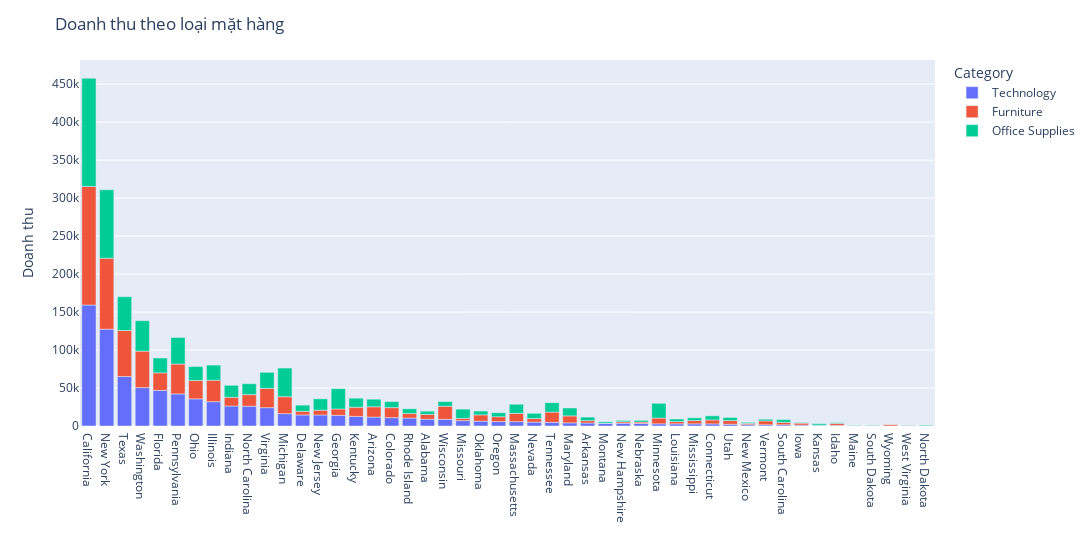

This figure's notebook cell:
### Code cell
state_cate_sales = df.groupby(['State','Category'])['Sales'].sum().reset_index()
state_cate_sales = state_cate_sales.sort_values(by=['Sales'],ascending=False)
fig_state_cate = px.bar(state_cate_sales,x = 'State',y = ['Sales'],color='Category')
fig_state_cate.update_layout(
    title = 'Doanh thu theo loại mặt hàng',
    yaxis_title = 'Doanh thu',
    xaxis_title = '',
    width = 5000
)
fig_state_cate.show()

### Figure 1 — Plotly figure (JSON) as saved in the notebook; plotly's stock layout.template omitted (floating-point values rounded to 4 significant figures)
{"data": [{"alignmentgroup": "True", "hovertemplate": "Category=Technology<br>State=%{x}<br>value=%{y}<extra></extra>", "legendgroup": "Technology", "marker": {"color": "#636efa", "pattern": {"shape": ""}}, "name": "Technology", "offsetgroup": "Technology", "orientation": "v", "showlegend": true, "textposition": "auto", "type": "bar", "x": ["California", "New York", "Texas", "Washington", "Florida", "Pennsylvania", "Ohio", "Illinois", "Indiana", "North Carolina", "Virginia", "Michigan", "Delaware", "New Jersey", "Georgia", "Kentucky", "Arizona", "Colorado", "Rhode Island", "Alabama", "Wisconsin", "Missouri", "Oklahoma", "Oregon", "Massachusetts", "Nevada", "Tennessee", "Maryland", "Arkansas", "Montana", "New Hampshire", "Nebraska", "Minnesota", "Louisiana", "Mississippi", "Connecticut", "Utah", "New Mexico", "Vermont", "South Carolina", "Iowa", "Kansas", "Idaho", "Maine", "South Dakota"], "xaxis": "x", "y": [159300.0, 127500.0, 65100.0, 50540.0, 46970.0, 42220.0, 35680.0, 31980.0, 26320.0, 26080.0, 24150.0, 16220.0, 14560.0, 14500.0, 14060.0, 12570.0, 11750.0, 10970.0, 10470.0, 8969.0, 8798.0, 7087.0, 6368.0, 5822.0, 5727.0, 5137.0, 4807.0, 4166.0, 3925.0, 3663.0, 3637.0, 3286.0, 2845.0, 2831.0, 2822.0, 2791.0, 2310.0, 1698.0, 1600.0, 1592.0, 1154.0, 849.0, 837.5, 761.2, 392.9], "yaxis": "y"}, {"alignmentgroup": "True", "hovertemplate": "Category=Furniture<br>State=%{x}<br>value=%{y}<extra></extra>", "legendgroup": "Furniture", "marker": {"color": "#EF553B", "pattern": {"shape": ""}}, "name": "Furniture", "offsetgroup": "Furniture", "orientation": "v", "showlegend": true, "textposition": "auto", "type": "bar", "x": ["California", "New York", "Texas", "Washington", "Pennsylvania", "Illinois", "Virginia", "Ohio", "Florida", "Michigan", "Wisconsin", "North Carolina", "Arizona", "Tennessee", "Colorado", "Kentucky", "Indiana", "Massachusetts", "Maryland", "Georgia", "Oklahoma", "Minnesota", "Oregon", "Alabama", "New Jersey", "Rhode Island", "Connecticut", "Vermont", "Utah", "Delaware", "Nevada", "Mississippi", "Arkansas", "South Carolina", "Louisiana", "Missouri", "Iowa", "Idaho", "Nebraska", "New Hampshire", "New Mexico", "Wyoming", "West Virginia", "South Dakota", "Kansas", "Maine", "Montana"], "xaxis": "x", "y": [156100.0, 93370.0, 60590.0, 48020.0, 39350.0, 28270.0, 25320.0, 24200.0, 22990.0, 22320.0, 17260.0, 15160.0, 13530.0, 13510.0, 13240.0, 12130.0, 11500.0, 10920.0, 9149.0, 8321.0, 8284.0, 7611.0, 6338.0, 6332.0, 6307.0, 5919.0, 5175.0, 5120.0, 4822.0, 4759.0, 4635.0, 4318.0, 3188.0, 3078.0, 2963.0, 2936.0, 2642.0, 2595.0, 1945.0, 1886.0, 1701.0, 1603.0, 673.3, 324.9, 111.1, 109.5, 63.98], "yaxis": "y"}, {"alignmentgroup": "True", "hovertemplate": "Category=Office Supplies<br>State=%{x}<br>value=%{y}<extra></extra>", "legendgroup": "Office Supplies", "marker": {"color": "#00cc96", "pattern": {"shape": ""}}, "name": "Office Supplies", "offsetgroup": "Office Supplies", "orientation": "v", "showlegend": true, "textposition": "auto", "type": "bar", "x": ["California", "New York", "Texas", "Washington", "Michigan", "Pennsylvania", "Georgia", "Virginia", "Illinois", "Florida", "Minnesota", "Ohio", "Indiana", "New Jersey", "North Carolina", "Tennessee", "Missouri", "Massachusetts", "Kentucky", "Maryland", "Arizona", "Delaware", "Colorado", "Nevada", "Rhode Island", "Wisconsin", "Connecticut", "Oregon", "Oklahoma", "Arkansas", "Alabama", "Utah", "South Carolina", "Mississippi", "Louisiana", "Nebraska", "Vermont", "Kansas", "Montana", "New Hampshire", "New Mexico", "Idaho", "North Dakota", "Iowa", "South Dakota", "West Virginia", "Maine"], "xaxis": "x", "y": [142400.0, 90020.0, 44490.0, 40080.0, 37720.0, 34940.0, 26720.0, 21170.0, 19910.0, 19520.0, 19410.0, 18380.0, 15740.0, 14960.0, 14360.0, 12350.0, 12180.0, 11990.0, 11890.0, 10390.0, 10010.0, 8130.0, 7899.0, 6957.0, 6235.0, 6060.0, 5418.0, 5271.0, 5031.0, 4565.0, 4209.0, 4088.0, 3812.0, 3631.0, 3423.0, 2234.0, 2210.0, 1954.0, 1862.0, 1769.0, 1384.0, 949.5, 919.9, 783.1, 597.7, 536.5, 399.8], "yaxis": "y"}], "layout": {"barmode": "relative", "legend": {"title": {"text": "Category"}, "tracegroupgap": 0}, "margin": {"t": 60}, "title": {"text": "Doanh thu theo loại mặt hàng"}, "width": 5000, "xaxis": {"anchor": "y", "domain": [0, 1], "title": {"text": ""}}, "yaxis": {"anchor": "x", "domain": [0, 1], "title": {"text": "Doanh thu"}}}}
